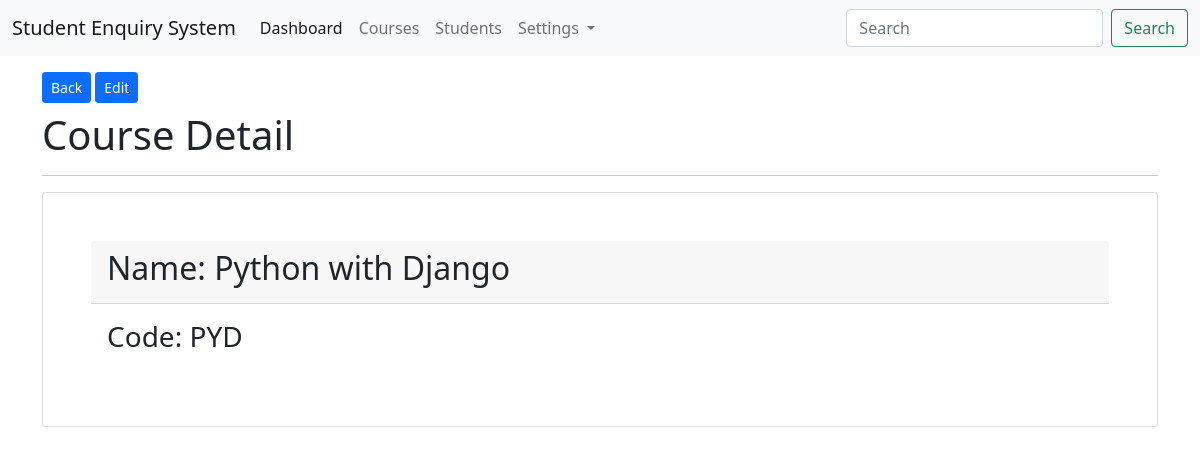
/courses/show/1/, run on an earlier commit of the app's database.
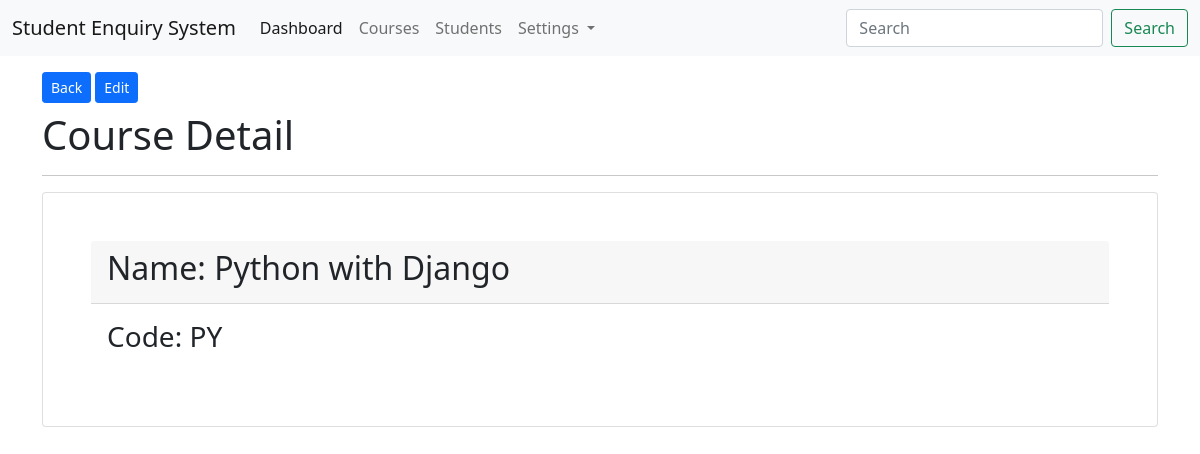
And on a later commit of the database.
### app_courses/models.py (models this page shows, shortened)
class CourseModel(models.Model):
    course_name = models.CharField(max_length=200)
    course_code = models.CharField(max_length=100)
    class Meta:
        db_table = "tbl_courses"

### app_courses/views.py (the view)
# urls.py: path('show/<int:id>/', views.course_show, name='course-show'),
def course_show(request, id):
    course = CourseModel.objects.get(id=id)
    context = {"course": course}
    return render(request, 'courses/show.html', context)

### templates/courses/show.html (shortened to what this page needs)
{% extends 'layouts/master.html' %}
{% block content %}
<div class="container">
    <a href="{% url 'course-index' %}" class="btn btn-primary btn-sm mt-3 mb-2">Back</a>
    <a href="{% url 'course-edit' course.id %}" class="btn btn-sm btn-primary mt-3 mb-2">Edit</a>
    <h1>Course Detail</h1>
    <hr>
    <div class="card p-5 mt-3">
        <div class="card-header">
            <h2>Name: {{ course.course_name }}</h2>
        </div>
        <div class="card-body">
            <h3>Code: {{ course.course_code }}</h3>
        </div>
    </div>
</div>
{% endblock %}

What changed in the data, as far as the page shows it:
changed CourseModel "Python with Django": course_code "PYD" → "PY"
